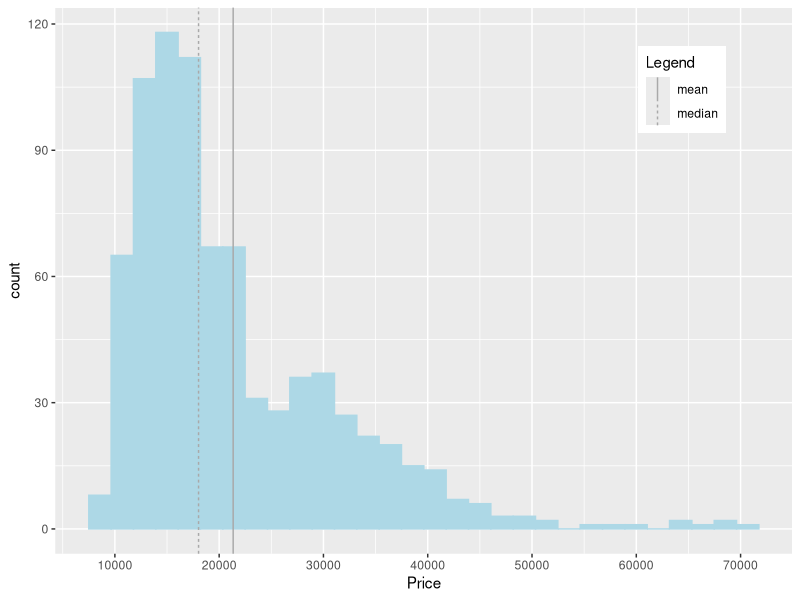
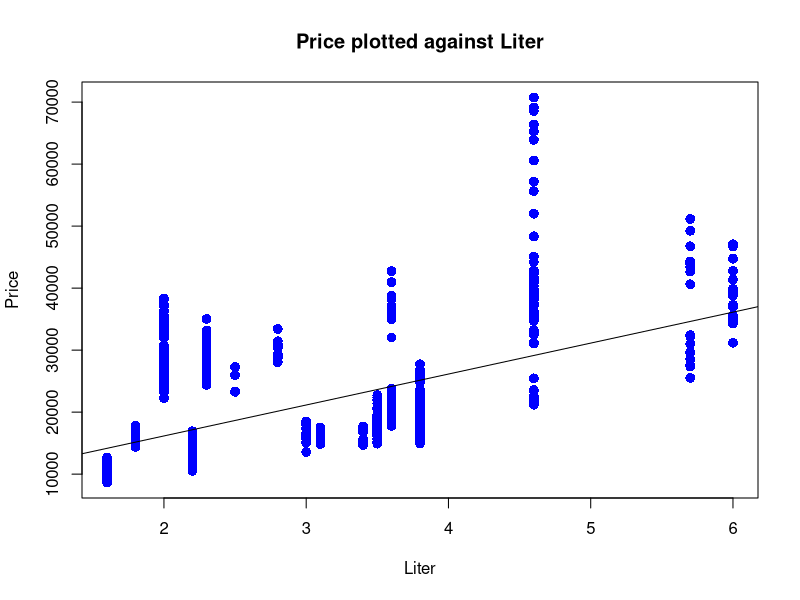
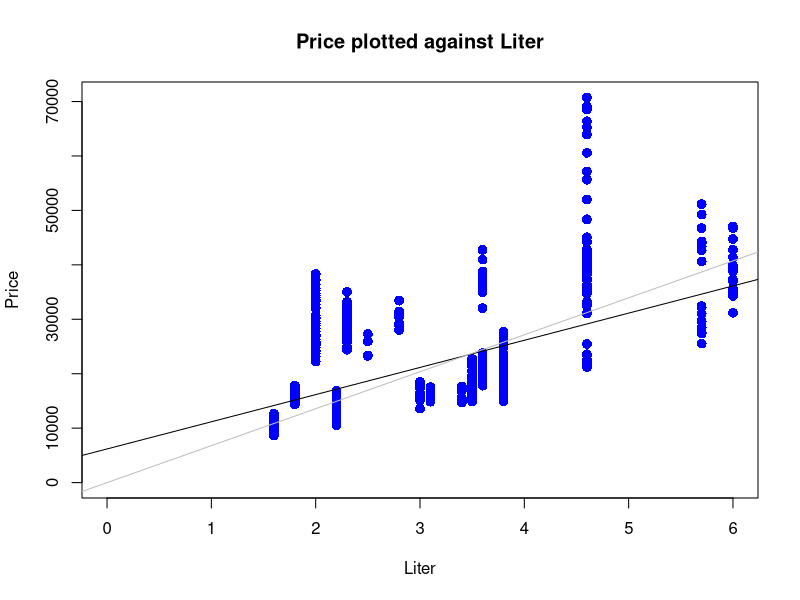

These charts were generated, in order, by the following R code:
## ---- chunk 1
library("readxl")
library("ggplot2")
library("sandwich")
library("xtable")
library("dplyr")

## ---- chunk 2
car_data <- read_excel("QRMassignment20211008.xlsx")
## ---- chunk 3
mm_car_data <- data.frame(moment = c("mean","median"),mean_n_median = c(mean(car_data$Price),median(car_data$Price)))

ggplot(car_data, aes(x=Price)) + 
  geom_histogram(col = "lightblue", fill = "lightblue") +
  geom_vline(data=mm_car_data,aes(xintercept=mean_n_median,linetype=factor(moment)),
             show.legend=TRUE, col = "darkgrey") +
  labs(linetype='Legend') + 
  theme(legend.position = c(0.85,0.85)) +
  scale_x_continuous(breaks = round(seq(0, 80000, by = 10000),1))
## ---- chunk 4

car_small_cyl_vol <- car_data %>% filter(Liter < 3)
car_large_cyl_vol <- car_data %>% filter(Liter > 3)

  ### check whether below and above 3 liters includes all observations
  identical(nrow(car_small_cyl_vol)+nrow(car_large_cyl_vol),nrow(car_data))
  ##returns FALSE; hence does not include all observations
  
  ### Cars with exactly 3 liters cylinder volume should be excluded after the constraints given in the exercise
  car_between_cyl_vol <- car_data %>% filter(Liter == 3)
  
  ### including 3 liter culinder volume cars as well yields the identical lenth of datasets
  identical(nrow(car_small_cyl_vol)+nrow(car_large_cyl_vol)+nrow(car_between_cyl_vol),nrow(car_data))

my_small <- car_small_cyl_vol$Liter
my_large <- car_large_cyl_vol$Liter
## ---- chunk 5
### Compute a t-test to test the null hypothesis for two means
t.test(my_small, my_large, conf.level = 0.99)
## ---- chunk 6

price <- car_data$Price
liter <- car_data$Liter

### OLS estimation
lm_price_liter <- lm(price ~ liter)
lm_p_l_summary <- summary(lm_price_liter)


### Computation of heteroscedasticity-robust standard errors
heterorob_SE <- sqrt(diag(vcovHC(lm_price_liter, type = "HC1")))
## ---- chunk 7
heterorob_SE
## ---- chunk 8
table01 <- matrix(NA,2,3) 

table01[1:2,1] <- lm_price_liter$coefficients 
table01[1:2,2] <- lm_p_l_summary$coefficients[,2]
table01[1:2,3] <- lm_p_l_summary$coefficients[,3]
colnames(table01) <- c("Coefficient", "Standard error", "$t$-statistic") 
rownames(table01) <- c("$\\hat{\\beta}_0 $", "$\\hat{\\beta}_1$")

print(xtable(table01,label="tb:model1", digits=c(0,2,2,2), caption = "Regression output for: $price_i =\\hat{\\beta}_0 + \\hat{\\beta}_1 liter_i + u_i$"), sanitize.text.function = function(x){x}, comment=FALSE)
## ---- chunk 9


### Plot and add prices vs. liter to regression line

plot(liter, price, pch = 16, cex = 1.3, col = "blue", main = "Price plotted against Liter", xlab = "Liter", ylab = "Price") + abline(lm_price_liter)
## ---- chunk 10
lm_price_origin_liter <- lm(price ~ 0 + liter)
lm_p_o_l_summary <- summary(lm_price_origin_liter)

heterorob_origin_SE <- sqrt(diag(vcovHC(lm_price_origin_liter, type = "HC1")))
heterorob_origin_SE
## ---- chunk 11
table02 <- matrix(NA,1,3) 

table02[1,1] <- lm_price_origin_liter$coefficients 
table02[1,2] <- lm_p_o_l_summary$coefficients[,2]
table02[1,3] <- lm_p_o_l_summary$coefficients[,3]
colnames(table02) <- c("Coefficient", "Standard error", "$t$-statistic") 
rownames(table02) <- c("$\\hat{\\beta}_1$")

print(xtable(table02,label="tb:model1", digits=c(0,2,2,2), caption = "Regression output for: $price_i = \\hat{\\beta}_1 liter_i + u_i$"), sanitize.text.function = function(x){x}, comment=FALSE)

## ---- chunk 12
plot(liter, price, pch = 16, cex = 1.3, col = "blue", main = "Price plotted against Liter", xlab = "Liter", ylab = "Price", xlim=c(0,max(liter)), ylim = c(0, max(price))) + abline(lm_price_liter) + abline(lm_price_origin_liter, col = "grey")

## ---- chunk 13
summary(lm_price_origin_liter)

anova(lm_price_liter, lm_price_origin_liter)


## ---- chunk 14
car_data_h <- select(car_data, Price, Liter, Mileage, Cruise, Sound, Leather)

lm_prices_all <- lm(data = car_data_h, Price ~ .)

## ---- chunk 15
summary(lm_prices_all)


## ---- chunk 16
car_data_j <- mutate(car_data_h, miles_30k = 1*(Mileage>30000))

lm_prices_all_30kmiles <- lm(data = car_data_j, Price ~ .)

summary(lm_prices_all_30kmiles)


high_mileage <- filter(car_data_j, miles_30k == 1) %>% select(Mileage) %>% as.matrix()
low_mileage <- filter(car_data_j, miles_30k == 0) %>% select(Mileage) %>% as.matrix()

high_m_average <- mean(high_mileage)
high_m_stddev <- sd(high_mileage)
high_m_quants <- quantile(high_mileage, probs = seq(0,1,0.25))

summary(high_mileage)
summary(low_mileage)


# create dummy variable
Mileage <- car_data$Mileage
D <- ifelse(Mileage>30000,1,0)

# select values of Mileage if D==1 and compute summary statistics
mileageD <- ifelse(D==1,Mileage,NA)
averageD <- mean(mileageD, na.rm=TRUE)
stddevD <- sd(mileageD, na.rm=TRUE)
quantsD <- quantile(mileageD, probs = seq(0, 1, 0.25), na.rm = TRUE)

# and similarly for when D==0         
mileageNotD <- ifelse(D==0,Mileage,NA)

summary(mileageD)
summary(mileageNotD)
summary(D)
